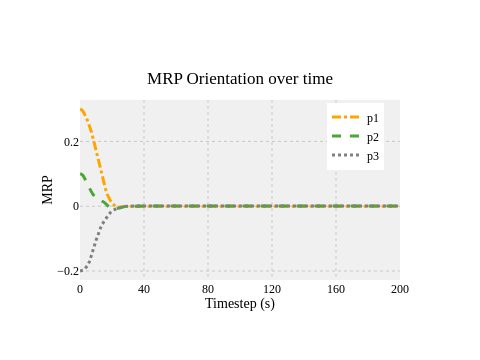
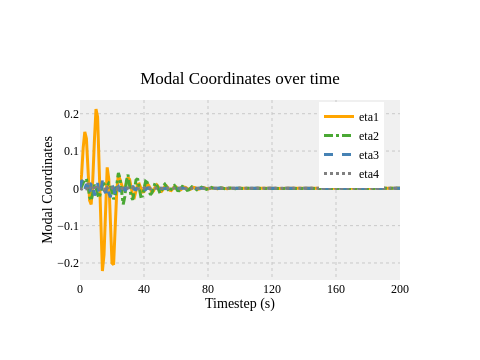
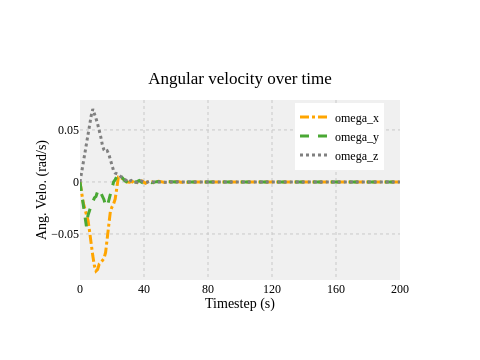
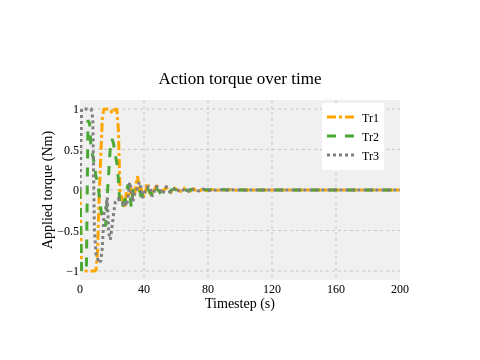

The notebook cell these images were saved under, in order:
### Markdown cell above
### Scenario1: Baseline Attitude Reorientation

### Code cell
mode = 'Scenario1'
episode_return = 0
env_test = FlexibleSpacecraft(200, 1)
state = env_test.reset(mode)
done = False
while not done:
    action = agent.take_action(state)
    env_test.Tr_sol = np.column_stack((env_test.Tr_sol, action))
    next_state, reward, done, _ = env_test.step(action)
    state = next_state
    episode_return += reward

print(f'reward for this episode: {episode_return}')
plot_p(env_test.t_sol, env_test.X_sol)
plot_eta(env_test.t_sol, env_test.X_sol)
plot_omega(env_test.t_sol, env_test.X_sol)
plot_Tr(env_test.t_sol, env_test.Tr_sol)

### Figure 1 — Plotly figure (JSON) as saved in the notebook; plotly's stock layout.template omitted (floating-point values rounded to 4 significant figures; data arrays with more than 128 entries replaced by an {"elided": "..."} marker saying what was removed)
{"data": [{"line": {"color": "orange", "dash": "dashdot", "width": 3}, "mode": "lines", "name": "p1", "type": "scatter", "x": {"elided": "201 int values"}, "y": {"elided": "201 float values"}}, {"line": {"color": "rgb(74,168,52)", "dash": "dash", "width": 3}, "mode": "lines", "name": "p2", "type": "scatter", "x": {"elided": "201 int values"}, "y": {"elided": "201 float values"}}, {"line": {"color": "grey", "dash": "dot", "width": 3}, "mode": "lines", "name": "p3", "type": "scatter", "x": {"elided": "201 int values"}, "y": {"elided": "201 float values"}}], "layout": {"font": {"color": "#000000", "family": "Times New Roman", "size": 12}, "height": 360, "legend": {"orientation": "v", "x": 0.95, "xanchor": "right", "y": 0.8, "yanchor": "middle"}, "plot_bgcolor": "rgb(240, 240, 240)", "title": {"text": "MRP Orientation over time", "x": 0.5, "y": 0.8}, "width": 480, "xaxis": {"dtick": 40, "gridcolor": "rgb(200, 200, 200)", "griddash": "dot", "showgrid": true, "title": {"standoff": 1, "text": "Timestep (s)"}, "zeroline": false, "zerolinecolor": "rgb(50, 50, 50)"}, "yaxis": {"gridcolor": "rgb(200, 200, 200)", "griddash": "dot", "showgrid": true, "title": {"standoff": 1, "text": "MRP"}, "zeroline": false, "zerolinecolor": "rgb(50, 50, 50)"}}}

### Figure 2 — Plotly figure (JSON) as saved in the notebook; plotly's stock layout.template omitted (floating-point values rounded to 4 significant figures; data arrays with more than 128 entries replaced by an {"elided": "..."} marker saying what was removed)
{"data": [{"line": {"color": "orange", "dash": "solid", "width": 3}, "mode": "lines", "name": "eta1", "type": "scatter", "x": {"elided": "201 int values"}, "y": {"elided": "201 float values"}}, {"line": {"color": "rgb(74,168,52)", "dash": "dashdot", "width": 3}, "mode": "lines", "name": "eta2", "type": "scatter", "x": {"elided": "201 int values"}, "y": {"elided": "201 float values"}}, {"line": {"color": "Steelblue", "dash": "dash", "width": 3}, "mode": "lines", "name": "eta3", "type": "scatter", "x": {"elided": "201 int values"}, "y": {"elided": "201 float values"}}, {"line": {"color": "grey", "dash": "dot", "width": 3}, "mode": "lines", "name": "eta4", "type": "scatter", "x": {"elided": "201 int values"}, "y": {"elided": "201 float values"}}], "layout": {"font": {"color": "#000000", "family": "Times New Roman", "size": 12}, "height": 360, "legend": {"orientation": "v", "x": 0.95, "xanchor": "right", "y": 0.75, "yanchor": "middle"}, "plot_bgcolor": "rgb(240, 240, 240)", "title": {"text": "Modal Coordinates over time", "x": 0.5, "y": 0.8}, "width": 480, "xaxis": {"dtick": 40, "gridcolor": "rgb(200, 200, 200)", "griddash": "dot", "showgrid": true, "title": {"standoff": 1, "text": "Timestep (s)"}, "zeroline": false, "zerolinecolor": "rgb(50, 50, 50)"}, "yaxis": {"gridcolor": "rgb(200, 200, 200)", "griddash": "dot", "showgrid": true, "title": {"standoff": 1, "text": "Modal Coordinates"}, "zeroline": false, "zerolinecolor": "rgb(50, 50, 50)"}}}

### Figure 3 — Plotly figure (JSON) as saved in the notebook; plotly's stock layout.template omitted (floating-point values rounded to 4 significant figures; data arrays with more than 128 entries replaced by an {"elided": "..."} marker saying what was removed)
{"data": [{"line": {"color": "orange", "dash": "dashdot", "width": 3}, "mode": "lines", "name": "omega_x", "type": "scatter", "x": {"elided": "201 int values"}, "y": {"elided": "201 float values"}}, {"line": {"color": "rgb(74,168,52)", "dash": "dash", "width": 3}, "mode": "lines", "name": "omega_y", "type": "scatter", "x": {"elided": "201 int values"}, "y": {"elided": "201 float values"}}, {"line": {"color": "grey", "dash": "dot", "width": 3}, "mode": "lines", "name": "omega_z", "type": "scatter", "x": {"elided": "201 int values"}, "y": {"elided": "201 float values"}}], "layout": {"font": {"color": "#000000", "family": "Times New Roman", "size": 12}, "height": 360, "legend": {"orientation": "v", "x": 0.95, "xanchor": "right", "y": 0.8, "yanchor": "middle"}, "plot_bgcolor": "rgb(240, 240, 240)", "title": {"text": "Angular velocity over time", "x": 0.5, "y": 0.8}, "width": 480, "xaxis": {"dtick": 40, "gridcolor": "rgb(200, 200, 200)", "griddash": "dot", "showgrid": true, "title": {"standoff": 1, "text": "Timestep (s)"}, "zeroline": false, "zerolinecolor": "rgb(50, 50, 50)"}, "yaxis": {"gridcolor": "rgb(200, 200, 200)", "griddash": "dot", "showgrid": true, "title": {"standoff": 1, "text": "Ang. Velo. (rad/s)"}, "zeroline": false, "zerolinecolor": "rgb(50, 50, 50)"}}}

### Figure 4 — Plotly figure (JSON) as saved in the notebook; plotly's stock layout.template omitted (floating-point values rounded to 4 significant figures; data arrays with more than 128 entries replaced by an {"elided": "..."} marker saying what was removed)
{"data": [{"line": {"color": "orange", "dash": "dashdot", "width": 3}, "mode": "lines", "name": "Tr1", "type": "scatter", "x": {"elided": "201 int values"}, "y": {"elided": "201 float values"}}, {"line": {"color": "rgb(74,168,52)", "dash": "dash", "width": 3}, "mode": "lines", "name": "Tr2", "type": "scatter", "x": {"elided": "201 int values"}, "y": {"elided": "201 float values"}}, {"line": {"color": "grey", "dash": "dot", "width": 3}, "mode": "lines", "name": "Tr3", "type": "scatter", "x": {"elided": "201 int values"}, "y": {"elided": "201 float values"}}], "layout": {"font": {"color": "#000000", "family": "Times New Roman", "size": 12}, "height": 360, "legend": {"orientation": "v", "x": 0.95, "xanchor": "right", "y": 0.8, "yanchor": "middle"}, "plot_bgcolor": "rgb(240, 240, 240)", "title": {"text": "Action torque over time", "x": 0.5, "y": 0.8}, "width": 480, "xaxis": {"dtick": 40, "gridcolor": "rgb(200, 200, 200)", "griddash": "dot", "showgrid": true, "title": {"standoff": 1, "text": "Timestep (s)"}, "zeroline": false, "zerolinecolor": "rgb(50, 50, 50)"}, "yaxis": {"gridcolor": "rgb(200, 200, 200)", "griddash": "dot", "showgrid": true, "title": {"standoff": 1, "text": "Applied torque (Nm)"}, "zeroline": false, "zerolinecolor": "rgb(50, 50, 50)"}}}
